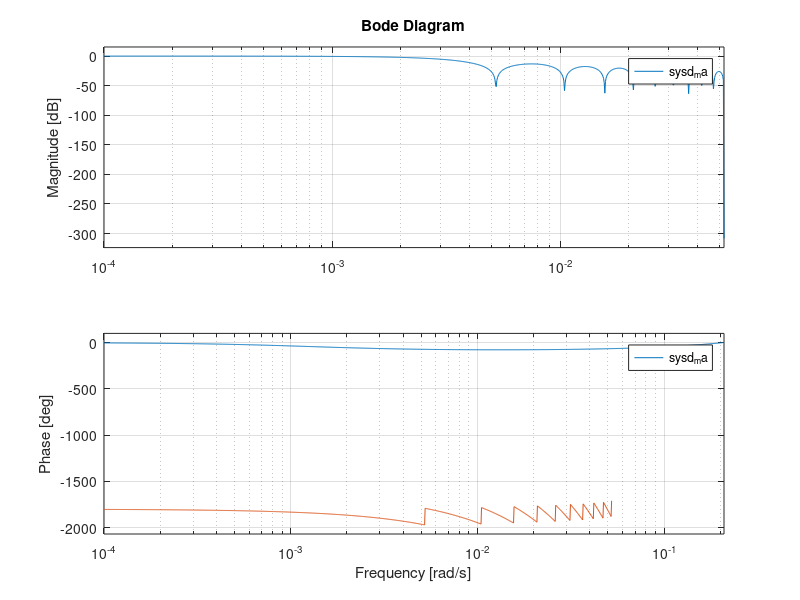

MATLAB code to generate this figure:

tau=0.0194434438537431;
sysd_filt = tf([tau 0],[1 tau-1],15)
set(sysd_filt,'variable','z^-1')
sysd_dev = tf([1],[1],15)
sysd_dev = sysd_dev - sysd_filt;
set(sysd_dev,'variable','z^-1')


sysd_ma = tf(...
  [0.05 0.05 0.05 0.05 0.05 0.05 0.05 0.05 0.05 0.05 ...
  0.05 0.05 0.05 0.05 0.05 0.05 0.05 0.05 0.05 0.05],...
  [1 0 0 0 0 0 0 0 0 0 0 0 0 0 0 0 0 0 0 0 ],...
  60);
set(sysd_ma,'variable','z^-1')

sysd_filt
sysd_dev
%sysd_ma

bode(sysd_filt)
hold on
bode(sysd_ma)
hold off